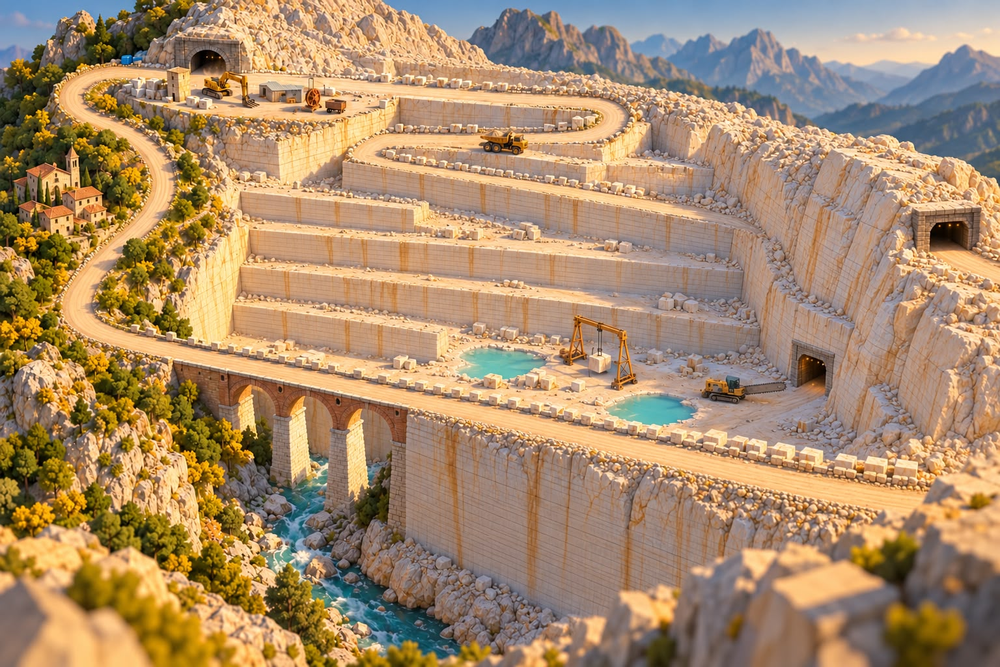
#> input picture docs/track_briefs/img/bar_carrara/bara_ansamblu.png, 1000 x 667 px, shrunk from 1536 x 1024 before the run
$ python crop_fiordland_bar.py --src ../../docs/track_briefs/img/bar_carrara/bara_ansamblu.png
#> lines starting #> are read from the running program, lines starting #| are printed output that depends on the picture
"""Decupeaza diorama-bara Fiordland pe POI.

Bara e `docs/track_briefs/img/fiordland_diorama_v03.jpg` — diorama acceptata
(brief §9.0). Ea NU are layout-ul real al pistei (ala e `fiordland_plan.png`);
ea are *look-ul* fiecarui loc. Criticul compara captura din masina la un POI
cu decupajul POI-ului, nu cu toata plansa (docs/bara_vizuala.md, si
machu_picchu_poi_gauntlet.md — "bara e look, nu layout").

Trei defecte ale dioramei sunt DECLARATE in brief §9.0 si nu se iau din
imagine: Stirling pe un ciot de drum la nivelul marii (in joc cade PE
cornisa), autocarul iese din tunel in acelasi sens cu masinile (in joc vine
din fata, pe banda stanga), avionul e la ~2x scara (anvergura reala 8 m).

Regiunile sunt in fractii din latime/inaltime ca sa nu depinda de rezolutie.
Alese de coordonator prin citirea dioramei, 25 sep 2026.

    python tools/bar/crop_fiordland_bar.py [--out DIR]
"""

import argparse
import os

from PIL import Image

SRC = "docs/track_briefs/img/fiordland_diorama_v03.jpg"

# (x0, y0, x1, y1) in fractii; + ce trebuie sa se citeasca din decupaj.
REGIONS = {
    "A": ((0.55, 0.60, 0.84, 0.84),
          "cheiul: zid de piatra cu babale, ponton de lemn, doua vaporase "
          "albe, caiace, cafeneaua cu acoperis de tabla, pinguini pe pietre, "
          "apa negru-verde plata cu fatete"),
    "B": ((0.29, 0.24, 0.52, 0.46),
          "cornisa taiata in gneis: perete gri cu dungi ude si muschi pe "
          "dreapta, marea plata negru-verde jos pe stanga, fara parapet, "
          "rata cu flori rosii in crapaturi, masini pe muchie"),
    "C": ((0.13, 0.18, 0.36, 0.46),
          "Stirling: perdea alba de 30 m care cade de pe buza de roca PESTE "
          "drum, bazin alb la baza, spray, masina in perdea; peretele "
          "intunecat si ud in spatele ei"),
    "D": ((0.10, 0.04, 0.38, 0.26),
          "Chasm: padure de fag cu trunchiuri negre subtiri si coronament "
          "in etaje, bolovani cu muschi, raul alb sapat in marmite, podetul "
          "de scanduri cu balustrada, doi kea pe un ciot"),
    "E": ((0.44, 0.04, 0.72, 0.30),
          "portalul de est: gura de beton cu galerie de avalansa (arcade), "
          "semaforul pe stalp, masivul de granit gol deasupra, grohotis, "
          "chevron-uri pe urcare, autocarul in gura tunelului"),
    "F": ((0.56, 0.24, 0.78, 0.46),
          "coborarea: drum in pante prin padure rara, cicatricea avalansei "
          "(fasie goala de granit lucios) cu trunchiuri si bolovani "
          "rostogoliti peste drum, masina pe panta"),
    "G": ((0.72, 0.20, 0.92, 0.50),
          "Bowen: cascada inalta in perete pe dreapta, bazin de apa alba cu "
          "spray, kicker de piatra, masina galbena in spray, pietris"),
    "H": ((0.68, 0.46, 0.99, 0.82),
          "malul: lodge lung cu acoperis in doua ape, containere, heliport "
          "cu H alb, pista de avioane paralela cu drumul, avionul mic "
          "aterizand, fagi rari pe mal"),
    "MITRE": ((0.28, 0.40, 0.52, 0.72),
              "Mitre Peak ca insula: dom de gneis cu calota alba, un fir alb "
              "de cascada, padure la baza, apa negru-verde cu fatete in "
              "jur; se vede de pe A si B peste apa"),
}


def main() -> None:
    ap = argparse.ArgumentParser()
    ap.add_argument("--out", default="docs/track_briefs/img/bar_fiordland")
    ap.add_argument("--src", default=SRC)
    args = ap.parse_args()

    img = Image.open(args.src).convert("RGB")
#> img is the input picture: PIL image 1000x667 RGB; mean R, G, B 168.7, 139.6, 106.7
    w, h = img.size
#> w = 1000; h = 667
    os.makedirs(args.out, exist_ok=True)

    for poi, ((x0, y0, x1, y1), what) in sorted(REGIONS.items()):
        box = (int(x0 * w), int(y0 * h), int(x1 * w), int(y1 * h))
        crop = img.crop(box)
        path = os.path.join(args.out, "bara_poi_%s.png" % poi)
        crop.save(path)
        print("POI %s -> %s (%dx%d)  %s" % (poi, path, crop.width, crop.height, what))
#> this loop made 9 passes
#> pass 1, in main, `crop = img.crop(box)`:
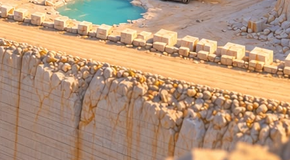
#> crop: PIL image 290x160 RGB; mean R, G, B 180.7, 149.2, 120.9
#> pass 2, in main, `crop = img.crop(box)`:
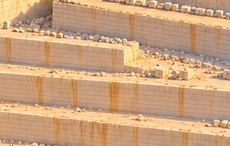
#> crop: PIL image 230x146 RGB; mean R, G, B 202.1, 161.2, 125.4
#> pass 3, in main, `crop = img.crop(box)`:
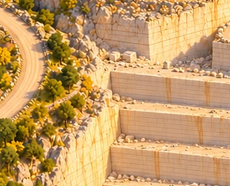
#> crop: PIL image 230x186 RGB; mean R, G, B 197.1, 156.3, 102.2
#> after the loop:
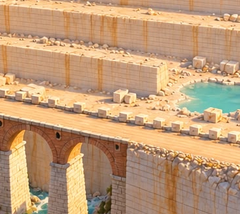
#> crop: PIL image 240x214 RGB; mean R, G, B 192, 155.6, 119.6
    ans = os.path.join(args.out, "bara_ansamblu.png")
    img.save(ans)
    print("ansamblu -> %s" % ans)
#| ansamblu -> docs/track_briefs/img/bar_fiordland/bara_ansamblu.png


if __name__ == "__main__":
    main()

$ run again, with docs/track_briefs/img/bar_carrara/bara_poi_A.png copied over docs/track_briefs/img/bar_carrara/bara_ansamblu.png
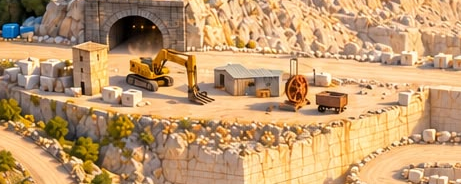
#> input picture docs/track_briefs/img/bar_carrara/bara_poi_A.png, 461 x 184 px
#> in main, img is the input picture: PIL image 461x184 RGB; mean R, G, B 191.6, 153.5, 109.5
#> the loop in main, `for poi, ((x0, y0, x1, y1), what) in sorted(REGIONS.items()):` made 9 passes
#> pass 1, in main, `crop = img.crop(box)`:
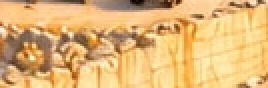
#> crop: PIL image 134x44 RGB (shown 2 times larger); mean R, G, B 225.5, 181.7, 118.9
#> after the loop in main, `for poi, ((x0, y0, x1, y1), what) in sorted(REGIONS.items()):`:
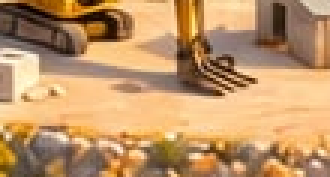
#> crop: PIL image 110x59 RGB (shown 3 times larger); mean R, G, B 190.6, 148.7, 103.7
#| ansamblu -> docs/track_briefs/img/bar_fiordland/bara_ansamblu.png

$ run again, with docs/track_briefs/img/bar_carrara/bara_poi_B.png copied over docs/track_briefs/img/bar_carrara/bara_ansamblu.png
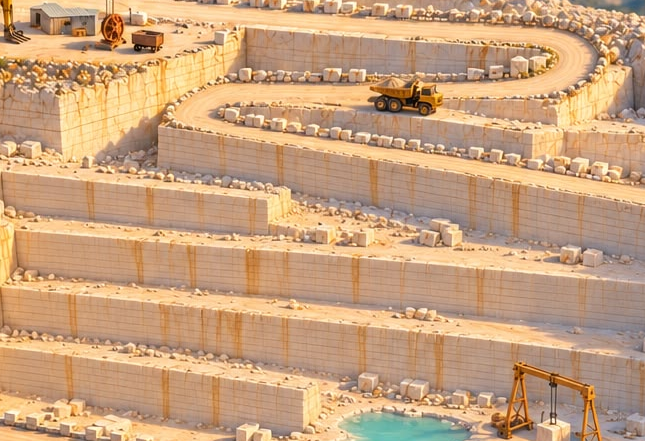
#> input picture docs/track_briefs/img/bar_carrara/bara_poi_B.png, 645 x 441 px
#> in main, img is the input picture: PIL image 645x441 RGB; mean R, G, B 200.4, 161.6, 125.2
#> the loop in main, `for poi, ((x0, y0, x1, y1), what) in sorted(REGIONS.items()):` made 9 passes
#> pass 1, in main, `crop = img.crop(box)`:
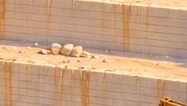
#> crop: PIL image 187x106 RGB; mean R, G, B 199.7, 159.8, 127.4
#> after the loop in main, `for poi, ((x0, y0, x1, y1), what) in sorted(REGIONS.items()):`:
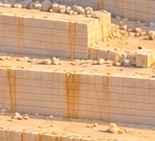
#> crop: PIL image 155x141 RGB; mean R, G, B 207.9, 166.2, 127.9
#| ansamblu -> docs/track_briefs/img/bar_fiordland/bara_ansamblu.png

$ run again, with docs/track_briefs/img/bar_carrara/bara_poi_C.png copied over docs/track_briefs/img/bar_carrara/bara_ansamblu.png
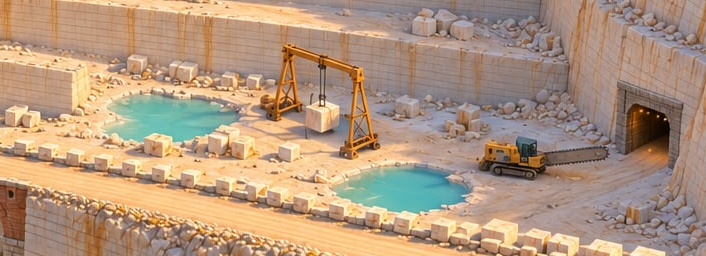
#> input picture docs/track_briefs/img/bar_carrara/bara_poi_C.png, 706 x 256 px
#> in main, img is the input picture: PIL image 706x256 RGB; mean R, G, B 178, 150.7, 126.6
#> the loop in main, `for poi, ((x0, y0, x1, y1), what) in sorted(REGIONS.items()):` made 9 passes
#> pass 3, in main, `crop = img.crop(box)`:
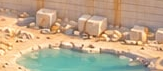
#> crop: PIL image 163x71 RGB; mean R, G, B 188, 166.4, 137.1
#> after the loop in main, `for poi, ((x0, y0, x1, y1), what) in sorted(REGIONS.items()):`:
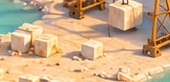
#> crop: PIL image 170x82 RGB; mean R, G, B 202.9, 170.9, 134.1
#| ansamblu -> docs/track_briefs/img/bar_fiordland/bara_ansamblu.png
